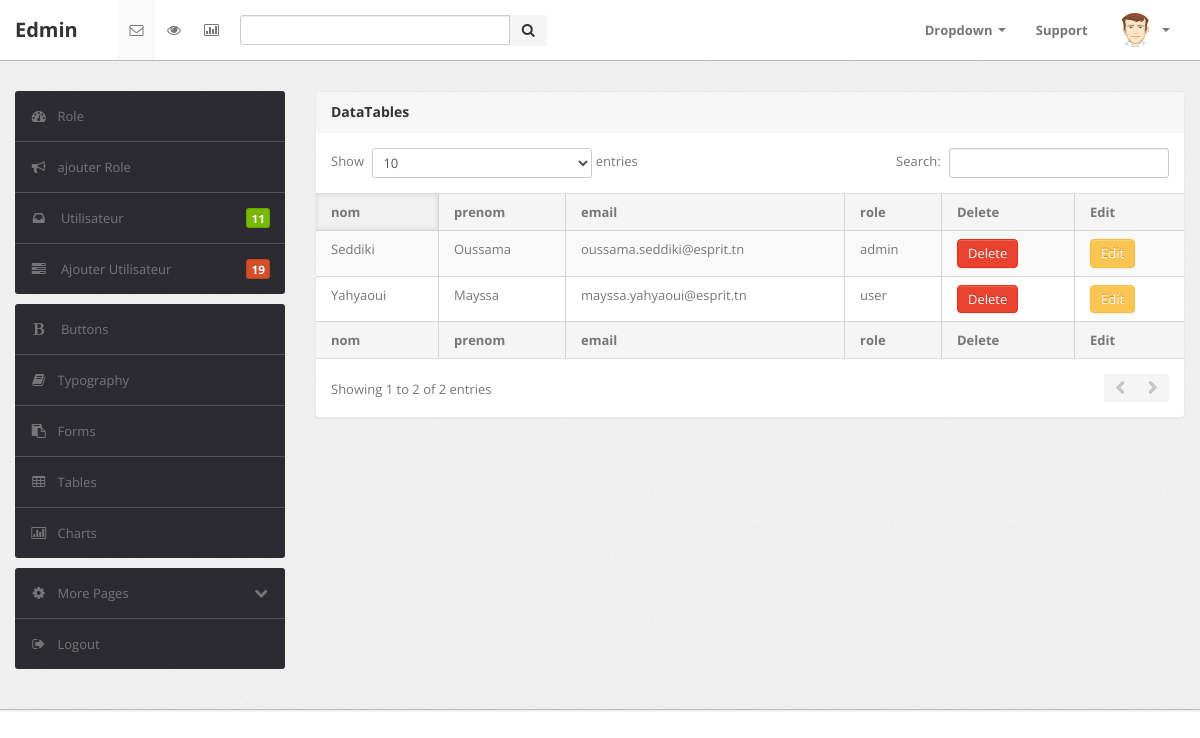
Page /V/B/Utilisateur.php (signed in) on the committed database.
### tables this page shows
CREATE TABLE `utilisateur` (
  `id` int(11) NOT NULL,
  `nom` varchar(100) NOT NULL,
  `prenom` varchar(100) NOT NULL,
  `email` varchar(100) NOT NULL,
  `password` varchar(100) NOT NULL,
  `role` int(11) NOT NULL DEFAULT 1,
  `status` varchar(20) NOT NULL DEFAULT 'notverified',
  `code` int(11) NOT NULL,
  `img_path` varchar(30) NOT NULL DEFAULT 'user.png'
);

CREATE TABLE `role` (
  `id_role` int(11) NOT NULL,
  `type` varchar(100) NOT NULL
);

### C/UtilisateurC.php (called while the page is built, shortened)
<?PHP
require_once 'B:\apps\xampp\htdocs\ncix\M\Utilisateur.php';
class UtilisateurC
{
	function afficherUtilisateurs()
	{
		$sql = "SELECT * FROM Utilisateur";
		$db = config::getConnexion();
		try {
			$liste = $db->query($sql);
			return $liste;
		} catch (Exception $e) {
			die('Erreur: ' . $e->getMessage());
		}
	}
}

### C/RoleC.php (called while the page is built, shortened)
<?php
	class RoleC {
		function recupererrole($id_role){
			$sql="SELECT * from role where id_role=$id_role";
			$db = config::getConnexion();
			try{
				$query=$db->prepare($sql);
				$query->execute();
				$role=$query->fetch();
				return $role;
			}
			catch (Exception $e){
				die('Erreur: '.$e->getMessage());
			}
		}
	}
?>

### V/B/Utilisateur.php (the view, shortened to what this page needs)
<?php
	include '../../C/UtilisateurC.php';
	include '../../C/RoleC.php';
    $UtilisateurC=  new UtilisateurC();
    $roleC = new RoleC();
    $listUser = $UtilisateurC->afficherUtilisateurs();
?>
<!DOCTYPE html>
<html lang="en">
<head>
    <head>
        <link type="text/css" href="bootstrap/css/bootstrap.min.css" rel="stylesheet">
        <link type="text/css" href="bootstrap/css/bootstrap-responsive.min.css" rel="stylesheet">
        <link type="text/css" href="css/theme.css" rel="stylesheet">
        <link type="text/css" href="images/icons/css/font-awesome.css" rel="stylesheet">
    </head>
    <body>
        <div class="navbar navbar-fixed-top">
            <div class="navbar-inner">
                <div class="container">
                        <a class="brand" href="index.html">Edmin </a>
                    <div class="nav-collapse collapse navbar-inverse-collapse">
                        <ul class="nav nav-icons">
                            <li class="active"><a href="#"><i class="icon-envelope"></i></a></li>
                            <li><a href="#"><i class="icon-eye-open"></i></a></li>
                            <li><a href="#"><i class="icon-bar-chart"></i></a></li>
                        </ul>
                        <form class="navbar-search pull-left input-append" action="#">
                        <input type="text" class="span3">
                        <button class="btn" type="button">
                            <i class="icon-search"></i>
                        </button>
                        </form>
                        <ul class="nav pull-right">
                            <li class="dropdown"><a href="#" class="dropdown-toggle" data-toggle="dropdown">Dropdown
                                <b class="caret"></b></a>
                            </li>
                            <li><a href="#">Support </a></li>
                            <li class="nav-user dropdown"><a href="#" class="dropdown-toggle" data-toggle="dropdown">
                                <img src="images/user.png" class="nav-avatar" />
                                <b class="caret"></b></a>
                            </li>
                        </ul>
                    </div>
                </div>
            </div>
        </div>
        <div class="wrapper">
            <div class="container">
                <div class="row">
                    <div class="span3">
                        <div class="sidebar">
                            <ul class="widget widget-menu unstyled">
                                <li class="active"><a href="index.php"><i class="menu-icon icon-dashboard"></i>Role
                                </a></li>
                                <li><a href="addRole.php"><i class="menu-icon icon-bullhorn"></i>ajouter Role </a>
                                </li>
                                <li>
								<a href="Utilisateur.php">
									<i class="menu-icon icon-inbox"></i>
									Utilisateur
									<b class="label green pull-right">11</b>
								</a>
							</li>
							<li>
								<a href="ajouterUtilisateur.php">
									<i class="menu-icon icon-tasks"></i>
									Ajouter Utilisateur
									<b class="label orange pull-right">19</b>
								</a>
							</li>
                            </ul>
                            <ul class="widget widget-menu unstyled">
                                <li><a href="ui-button-icon.html"><i class="menu-icon icon-bold"></i> Buttons </a></li>
                                <li><a href="ui-typography.html"><i class="menu-icon icon-book"></i>Typography </a></li>
                                <li><a href="form.html"><i class="menu-icon icon-paste"></i>Forms </a></li>
                                <li><a href="table.html"><i class="menu-icon icon-table"></i>Tables </a></li>
                                <li><a href="charts.html"><i class="menu-icon icon-bar-chart"></i>Charts </a></li>
                            </ul>
                            <ul class="widget widget-menu unstyled">
                                <li><a class="collapsed" data-toggle="collapse" href="#togglePages"><i class="menu-icon icon-cog">
                                </i><i class="icon-chevron-down pull-right"></i>More Pages </a>
                                </li>
                                <li><a href="#"><i class="menu-icon icon-signout"></i>Logout </a></li>
                            </ul>
                        </div>
                    </div>
                    <div class="span9">
                        <div class="content">
                            <div class="module">
                                <div class="module-head">
                                    <h3>
                                        DataTables</h3>
                                </div>
                                <div class="module-body table">
                                    <table cellpadding="0" cellspacing="0" border="0" class="datatable-1 table table-bordered table-striped	 display"
                                        width="100%">
                                        <thead>
                                            <tr>
                                                <th>
                                                   nom
                                                </th>
                                                <th>
                                                    prenom
                                                </th>
                                                <th>
                                                    email
                                                </th>
                                                <th>
                                                   role
                                                </th>
                                                <th>
                                                    Delete
                                                </th>
                                                <th>
                                                    Edit
                                                </th>
                                            </tr>
                                        </thead>
                                        <tbody>
                                            <?php foreach($listUser as $user) { ?>
                                            <tr class="odd gradeX">
                                                <td>
                                                    <?php echo $user['nom']; ?>
                                                </td>
                                                <td>
                                                    <?php echo $user['prenom']; ?>
                                                </td>
                                                <td>
                                                    <?php echo $user['email']; ?>
                                                </td>
                                                <td>
                                                    <?php echo $roleC->recupererrole($user['role'])['type'] ?>
                                                </td>
                                                <td>
                                                    <form method="POST" action="Utilisateur.php?id=<?php echo $user['id']; ?>">
                                                        <button type="submit" name="suprimer" class="btn btn-danger"  >
                                                            Delete
                                                        </button>
                                                    </form>
                                                </td>
                                                <td class="center">
                                                <form method="POST" action="editUtilisateur.php?id=<?php echo $user['id']; ?>">
                                                    <button type="submit" name="edit" class="btn btn-warning"  >
                                                        Edit
                                                    </button>
                                                </form>
                                                </td>
                                            </tr>
                                            <?php } ?>
                                        </tbody>
                                        <tfoot>
                                            <tr>
                                                <th>
                                                   nom
                                                </th>
                                                <th>
                                                    prenom
                                                </th>
                                                <th>
                                                    email
                                                </th>
                                                <th>
                                                   role
                                                </th>
                                                <th>
                                                    Delete
                                                </th>
                                                <th>
                                                    Edit
                                                </th>
                                            </tr>
                                        </tfoot>
                                    </table>
                                </div>
                            </div>
                        </div>
                    </div>
                </div>
            </div>
        </div>
        <div class="footer">
        </div>
    </body>

### rows in the picture
utilisateur: nom "Seddiki", prenom "Oussama", email "oussama.seddiki@esprit.tn", role.type "admin"
utilisateur: nom "Yahyaoui", prenom "Mayssa", email "mayssa.yahyaoui@esprit.tn", role.type "user"
